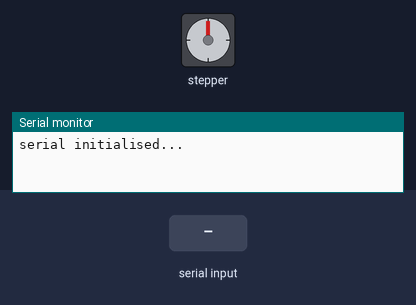
Bench run of a sketch on a simulated Arduino Uno, built with avr-gcc and run on an emulated ATmega328P. Shown: stepper motor, the last lines printed to the serial monitor. The inputs (shaded band) are chosen by the test bench. Stepper angles assume 800 steps per turn.

Above: at 1.2 s.
1.3 s: "90,45\n" received over Serial
At 3.3 s:
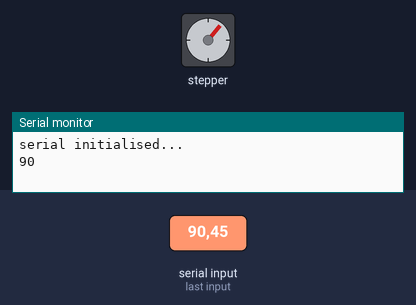
4.3 s: "200\n" received over Serial
At 7.1 s:
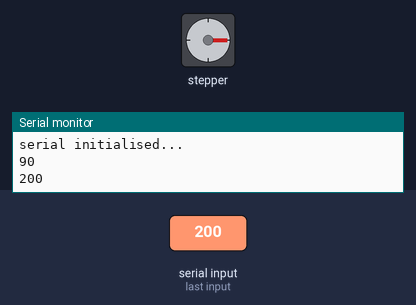
7.3 s: "90\n" received over Serial
At 8.76 s:
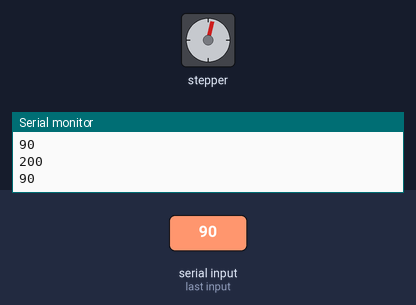
Timing chart, 0 to 10.5 s (numbered marks = the images above; inputs shaded):
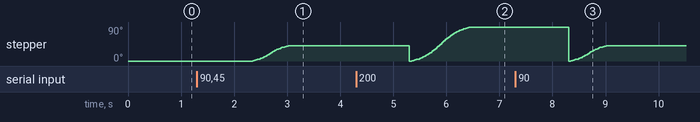

The sketch:

stepperAccelSerial.ino
```cpp
// Include the AccelStepper Library
#include <AccelStepper.h>

// Define pin connections
const int dirPin = 2;
const int stepPin = 3;


// Define motor interface type
#define motorInterfaceType 1
#define stepsPerRevolution 800
// Creates an instance
AccelStepper myStepper(motorInterfaceType, stepPin, dirPin);

void setup() {

Serial.begin(9600); // Default communication rate of the Bluetooth module
  Serial.println("serial initialised...");
  // set the maximum speed, acceleration factor,
  // initial speed and the target position
  myStepper.setMaxSpeed(500);
  myStepper.setAcceleration(500);
  myStepper.setSpeed(400);
  myStepper.setCurrentPosition(0);
  //myStepper.moveTo(800);
}
signed int stepp=stepsPerRevolution;
int i=0;

char serData;
String btData = "";
signed int medVol = 0;
void loop() {


if(Serial.available() > 0){ // Checks whether data is comming from the serial port


   btData = Serial.readString();
   medVol = btData.toInt();
  Serial.println(medVol);
  //}
myStepper.setCurrentPosition(0);
myStepper.moveTo(medVol);
}

//

//
//  // Move the motor one step
  myStepper.run();


}
```

Measured:
- after the input at 1.3 s, stepper: turns 40° clockwise in 0.67 s, starting after 1.1 s
- after the input at 4.3 s, stepper: turns 40° counter-clockwise in 0.00 s, then 90° clockwise in 1.1 s
- after the input at 7.3 s, stepper: turns 90° counter-clockwise in 0.00 s, then 40° clockwise in 0.67 s
